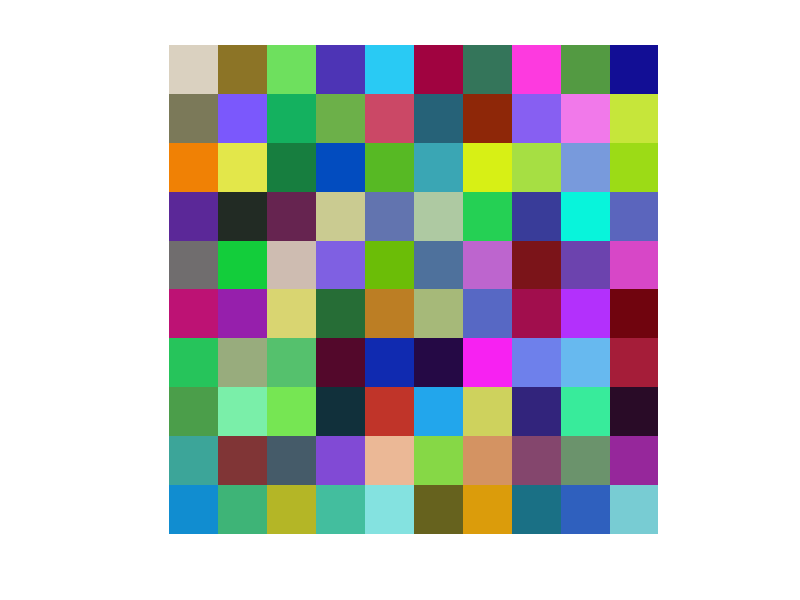

Write the MATLAB code that produced this figure.
% Create a 10x10x3 matrix for an RGB image
img = rand(10, 10, 3); 

% Display the image
imshow(img);

% Save the image as a PNG file
imwrite(img, 'random_rgb_image.png');